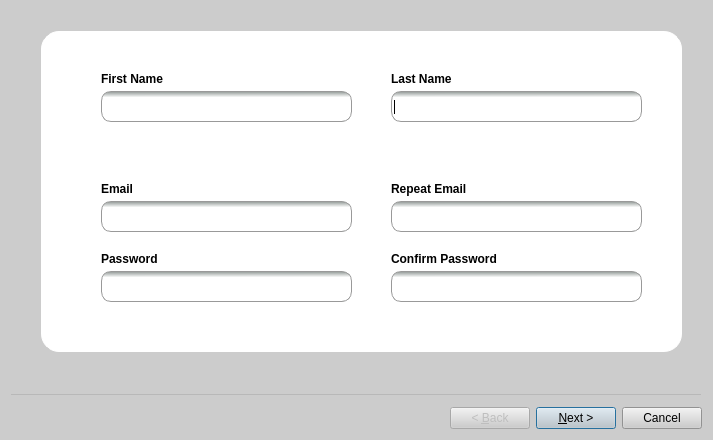
<?xml version="1.0" encoding="UTF-8"?>
<ui version="4.0">
 <class>RegisterUser</class>
 <widget class="QWizard" name="RegisterUser">
  <property name="geometry">
   <rect>
    <x>0</x>
    <y>0</y>
    <width>713</width>
    <height>440</height>
   </rect>
  </property>
  <property name="windowTitle">
   <string>Wizard</string>
  </property>
  <property name="styleSheet">
   <string notr="true">background-color:#cccccc;
</string>
  </property>
  <widget class="QWizardPage" name="userWizard">
   <widget class="QLabel" name="label">
    <property name="geometry">
     <rect>
      <x>90</x>
      <y>60</y>
      <width>251</width>
      <height>16</height>
     </rect>
    </property>
    <property name="font">
     <font>
      <weight>75</weight>
      <bold>true</bold>
     </font>
    </property>
    <property name="styleSheet">
     <string notr="true">background-color:white;</string>
    </property>
    <property name="text">
     <string>First Name</string>
    </property>
   </widget>
   <widget class="QLabel" name="label_2">
    <property name="geometry">
     <rect>
      <x>380</x>
      <y>60</y>
      <width>251</width>
      <height>16</height>
     </rect>
    </property>
    <property name="font">
     <font>
      <weight>75</weight>
      <bold>true</bold>
     </font>
    </property>
    <property name="styleSheet">
     <string notr="true">background-color:white;</string>
    </property>
    <property name="text">
     <string>Last Name</string>
    </property>
   </widget>
   <widget class="QLineEdit" name="lastName">
    <property name="geometry">
     <rect>
      <x>380</x>
      <y>80</y>
      <width>251</width>
      <height>31</height>
     </rect>
    </property>
    <property name="styleSheet">
     <string notr="true">border-radius:10px;
border:1px solid #999999;
background-color: qlineargradient(spread:repeat, x1:0.486975, y1:0, x2:0.492462, y2:1, stop:0 rgba(144, 152, 149, 255), stop:0.19598 rgba(255, 255, 255, 255));</string>
    </property>
   </widget>
   <widget class="QLabel" name="label_3">
    <property name="geometry">
     <rect>
      <x>90</x>
      <y>170</y>
      <width>251</width>
      <height>16</height>
     </rect>
    </property>
    <property name="font">
     <font>
      <weight>75</weight>
      <bold>true</bold>
     </font>
    </property>
    <property name="styleSheet">
     <string notr="true">background-color:white;</string>
    </property>
    <property name="text">
     <string>Email</string>
    </property>
   </widget>
   <widget class="QLabel" name="label_4">
    <property name="geometry">
     <rect>
      <x>90</x>
      <y>240</y>
      <width>251</width>
      <height>16</height>
     </rect>
    </property>
    <property name="font">
     <font>
      <weight>75</weight>
      <bold>true</bold>
     </font>
    </property>
    <property name="styleSheet">
     <string notr="true">background-color:white;</string>
    </property>
    <property name="text">
     <string>Password</string>
    </property>
   </widget>
   <widget class="QLabel" name="label_5">
    <property name="geometry">
     <rect>
      <x>380</x>
      <y>240</y>
      <width>251</width>
      <height>16</height>
     </rect>
    </property>
    <property name="font">
     <font>
      <weight>75</weight>
      <bold>true</bold>
     </font>
    </property>
    <property name="styleSheet">
     <string notr="true">background-color:white;</string>
    </property>
    <property name="text">
     <string>Confirm Password</string>
    </property>
   </widget>
   <widget class="QLabel" name="label_6">
    <property name="geometry">
     <rect>
      <x>380</x>
      <y>170</y>
      <width>251</width>
      <height>16</height>
     </rect>
    </property>
    <property name="font">
     <font>
      <weight>75</weight>
      <bold>true</bold>
     </font>
    </property>
    <property name="styleSheet">
     <string notr="true">background-color:white;</string>
    </property>
    <property name="text">
     <string>Repeat Email</string>
    </property>
   </widget>
   <widget class="QLineEdit" name="firstName">
    <property name="geometry">
     <rect>
      <x>90</x>
      <y>80</y>
      <width>251</width>
      <height>31</height>
     </rect>
    </property>
    <property name="styleSheet">
     <string notr="true">border-radius:10px;
border:1px solid #999999;
background-color: qlineargradient(spread:repeat, x1:0.486975, y1:0, x2:0.492462, y2:1, stop:0 rgba(144, 152, 149, 255), stop:0.19598 rgba(255, 255, 255, 255));</string>
    </property>
   </widget>
   <widget class="QLineEdit" name="email">
    <property name="geometry">
     <rect>
      <x>90</x>
      <y>190</y>
      <width>251</width>
      <height>31</height>
     </rect>
    </property>
    <property name="styleSheet">
     <string notr="true">border-radius:10px;
border:1px solid #999999;
background-color: qlineargradient(spread:repeat, x1:0.486975, y1:0, x2:0.492462, y2:1, stop:0 rgba(144, 152, 149, 255), stop:0.19598 rgba(255, 255, 255, 255));</string>
    </property>
   </widget>
   <widget class="QLineEdit" name="confirmEmail">
    <property name="geometry">
     <rect>
      <x>380</x>
      <y>190</y>
      <width>251</width>
      <height>31</height>
     </rect>
    </property>
    <property name="styleSheet">
     <string notr="true">border-radius:10px;
border:1px solid #999999;
background-color: qlineargradient(spread:repeat, x1:0.486975, y1:0, x2:0.492462, y2:1, stop:0 rgba(144, 152, 149, 255), stop:0.19598 rgba(255, 255, 255, 255));</string>
    </property>
   </widget>
   <widget class="QLineEdit" name="password">
    <property name="geometry">
     <rect>
      <x>90</x>
      <y>260</y>
      <width>251</width>
      <height>31</height>
     </rect>
    </property>
    <property name="styleSheet">
     <string notr="true">border-radius:10px;
border:1px solid #999999;
background-color: qlineargradient(spread:repeat, x1:0.486975, y1:0, x2:0.492462, y2:1, stop:0 rgba(144, 152, 149, 255), stop:0.19598 rgba(255, 255, 255, 255));</string>
    </property>
    <property name="echoMode">
     <enum>QLineEdit::Password</enum>
    </property>
   </widget>
   <widget class="QLineEdit" name="confirmPassword">
    <property name="geometry">
     <rect>
      <x>380</x>
      <y>260</y>
      <width>251</width>
      <height>31</height>
     </rect>
    </property>
    <property name="styleSheet">
     <string notr="true">border-radius:10px;
border:1px solid #999999;
background-color: qlineargradient(spread:repeat, x1:0.486975, y1:0, x2:0.492462, y2:1, stop:0 rgba(144, 152, 149, 255), stop:0.19598 rgba(255, 255, 255, 255));</string>
    </property>
    <property name="echoMode">
     <enum>QLineEdit::Password</enum>
    </property>
   </widget>
   <widget class="QFrame" name="backgroundFrame">
    <property name="geometry">
     <rect>
      <x>30</x>
      <y>20</y>
      <width>641</width>
      <height>321</height>
     </rect>
    </property>
    <property name="styleSheet">
     <string notr="true">border:1px solid white;
border-radius:18px;
background-color:white;</string>
    </property>
    <property name="frameShape">
     <enum>QFrame::StyledPanel</enum>
    </property>
    <property name="frameShadow">
     <enum>QFrame::Raised</enum>
    </property>
    <widget class="QLabel" name="message">
     <property name="geometry">
      <rect>
       <x>60</x>
       <y>290</y>
       <width>541</width>
       <height>20</height>
      </rect>
     </property>
     <property name="text">
      <string/>
     </property>
    </widget>
   </widget>
   <zorder>backgroundFrame</zorder>
   <zorder>label</zorder>
   <zorder>label_2</zorder>
   <zorder>lastName</zorder>
   <zorder>label_3</zorder>
   <zorder>label_4</zorder>
   <zorder>label_5</zorder>
   <zorder>label_6</zorder>
   <zorder>firstName</zorder>
   <zorder>email</zorder>
   <zorder>confirmEmail</zorder>
   <zorder>password</zorder>
   <zorder>confirmPassword</zorder>
  </widget>
  <widget class="QWizardPage" name="userWizardFinish">
   <widget class="QFrame" name="backgroundFrame2">
    <property name="geometry">
     <rect>
      <x>30</x>
      <y>20</y>
      <width>641</width>
      <height>321</height>
     </rect>
    </property>
    <property name="styleSheet">
     <string notr="true">border:1px solid white;
border-radius:18px;
background-color:white;</string>
    </property>
    <property name="frameShape">
     <enum>QFrame::StyledPanel</enum>
    </property>
    <property name="frameShadow">
     <enum>QFrame::Raised</enum>
    </property>
    <widget class="QLabel" name="progressMessage">
     <property name="geometry">
      <rect>
       <x>50</x>
       <y>50</y>
       <width>541</width>
       <height>20</height>
      </rect>
     </property>
     <property name="font">
      <font>
       <weight>75</weight>
       <bold>true</bold>
      </font>
     </property>
     <property name="text">
      <string/>
     </property>
    </widget>
   </widget>
  </widget>
 </widget>
 <tabstops>
  <tabstop>firstName</tabstop>
  <tabstop>lastName</tabstop>
  <tabstop>email</tabstop>
  <tabstop>confirmEmail</tabstop>
  <tabstop>password</tabstop>
  <tabstop>confirmPassword</tabstop>
 </tabstops>
 <resources/>
 <connections/>
</ui>
